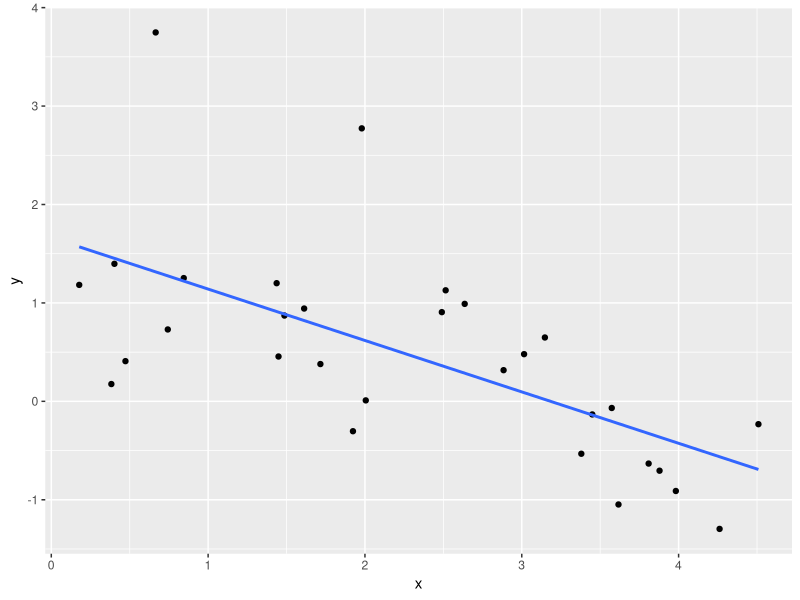
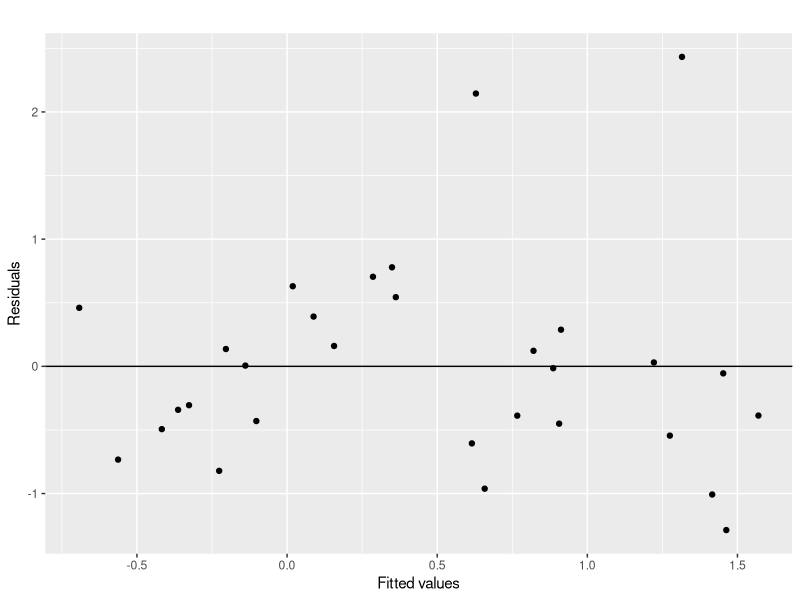
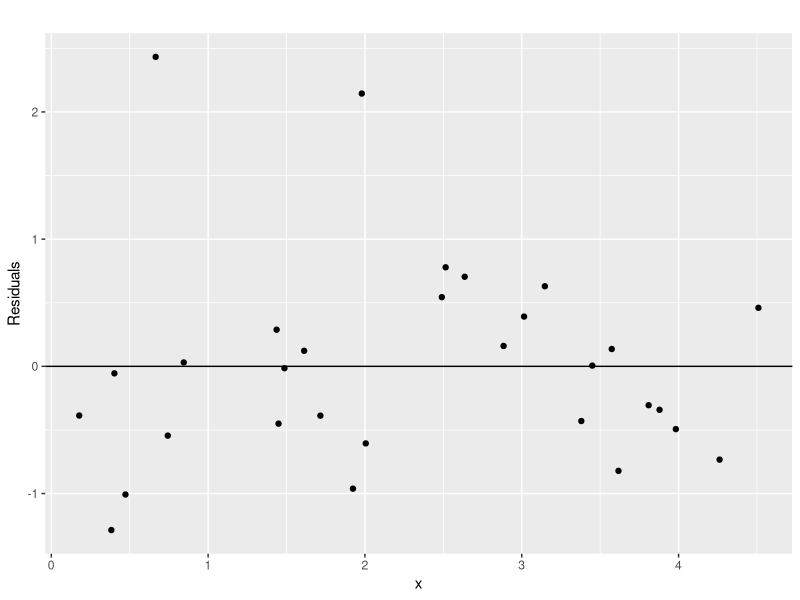
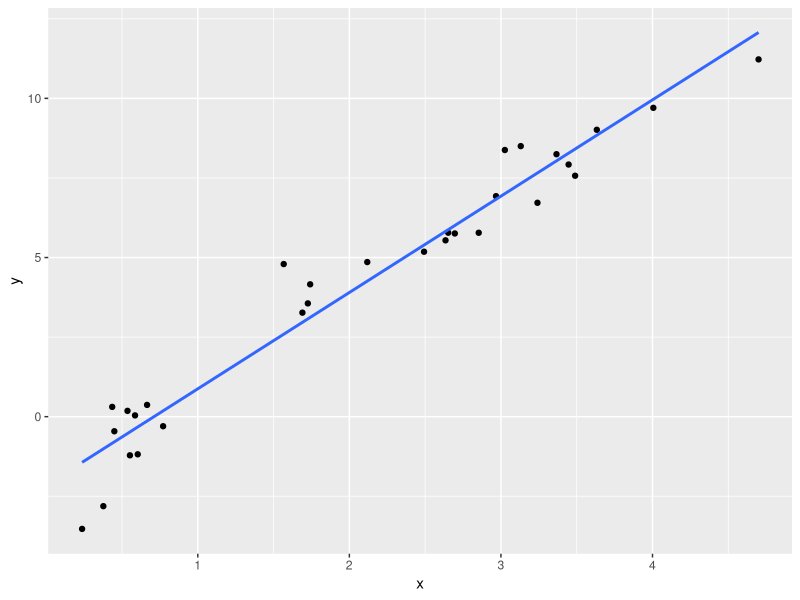
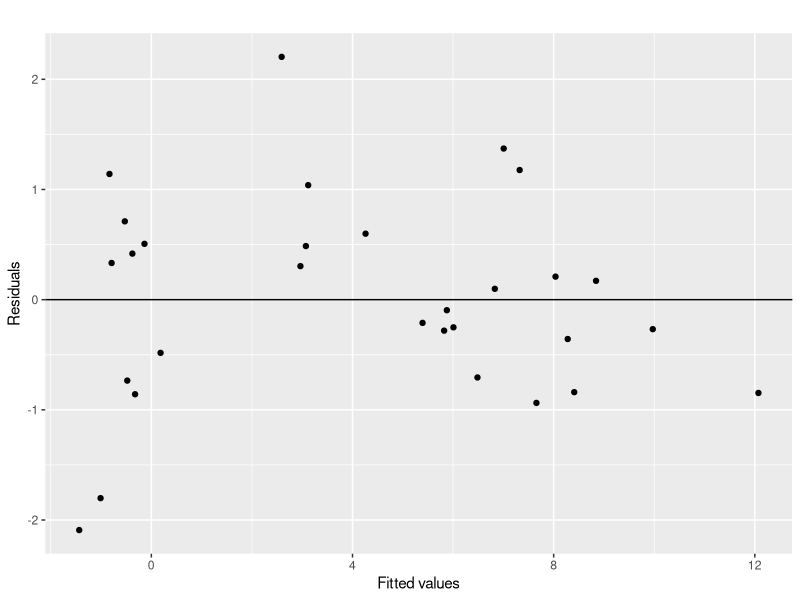
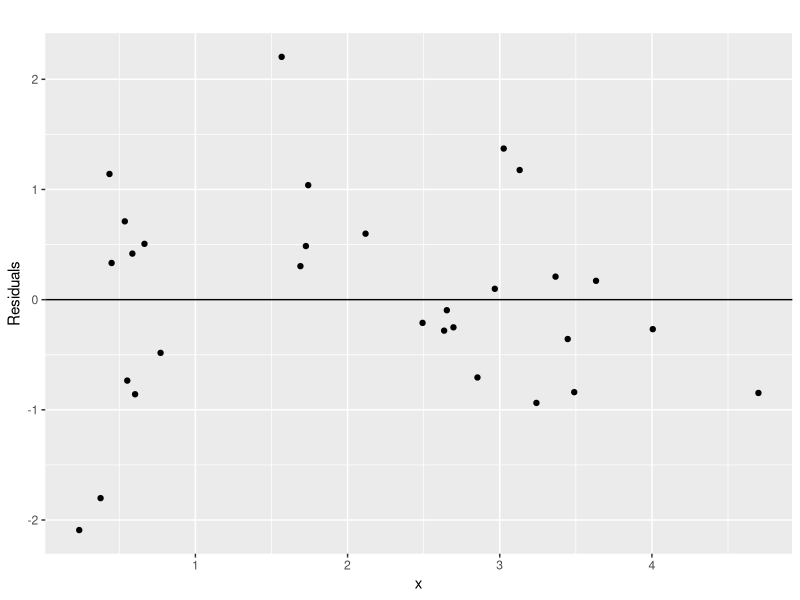

These figures' R source, in order:

## Creating a shiny app for residual plots from SLR

library(ggplot2)

scatterplot <- function(x,y, title="", xlab="", ylab="") {
  d <- data.frame(x=x,y=y)
  p <- ggplot(d, aes(x=x,y=y)) + 
    geom_point() + 
    ggtitle(title) + 
    xlab(xlab) + 
    ylab(ylab)
  return(p)
}

# model form
n <- 30
intercept <- rnorm(1, sd = 2)
slope     <- rnorm(1, sd = 2)

## Properly specified model

# discrete setting
e <- rnorm(n)
x <- rep(0:5, length.out = n)
y <- intercept + slope * x + e

mod <- lm(y ~ x)

# continuous setting
e <- rnorm(n)
x <- runif(n, min = 0, max = 5)
y <- intercept + slope * x + e

mod <- lm(y ~ x)

# fitted model
qplot(x, y, geom = c("point", "smooth"), method = "lm", se = FALSE)

# residuals vs. fitted values
scatterplot(x = fitted(mod), y = resid(mod), xlab = "Fitted values", ylab = "Residuals") +
  geom_hline(yintercept=0)

# residual vs. x
scatterplot(x = x, y = resid(mod), xlab = "x", ylab = "Residuals") +
  geom_hline(yintercept=0)

## Fitting a line to a curve
n <- 30
intercept <- rnorm(1, sd = 2)
slope     <- rnorm(1, sd = 2)
slope2 <- rnorm(1)

# discrete setting
e <- rnorm(n)
x <- rep(0:5, length.out = n)
y <- intercept + slope * x + slope2 * x^2 + e

mod <- lm(y ~ x)

# continuous setting
e <- rnorm(n)
x <- runif(n, min = 0, max = 5)
y <- intercept + slope * x + slope2 * x^2 + e

mod <- lm(y ~ x)

# fitted model
qplot(x, y, geom = c("point", "smooth"), method = "lm", se = FALSE)

# residuals vs. fitted values
scatterplot(x = fitted(mod), y = resid(mod), xlab = "Fitted values", ylab = "Residuals") +
  geom_hline(yintercept=0)

# residual vs. x
scatterplot(x = x, y = resid(mod), xlab = "x", ylab = "Residuals") +
  geom_hline(yintercept=0)

## Nonconstant variance
## Fitting a line to a curve
n <- 100
intercept <- rnorm(1, sd = 2)
slope     <- rnorm(1, sd = 2)

# discrete setting
x <- rep(0:5, length.out = n)
e <- rnorm(n) * sqrt(x + .1)
e <- rnorm(n) * sqrt(5.1 - x)
y <- intercept + slope * x + e

mod <- lm(y ~ x)

# continuous setting
x <- runif(n, min = 0, max = 5)
e <- rnorm(n) * sqrt(x + .1)
e <- rnorm(n) * sqrt(5.1 - x)
y <- intercept + slope * x + e

mod <- lm(y ~ x)


## Both curve and nonconstant variance